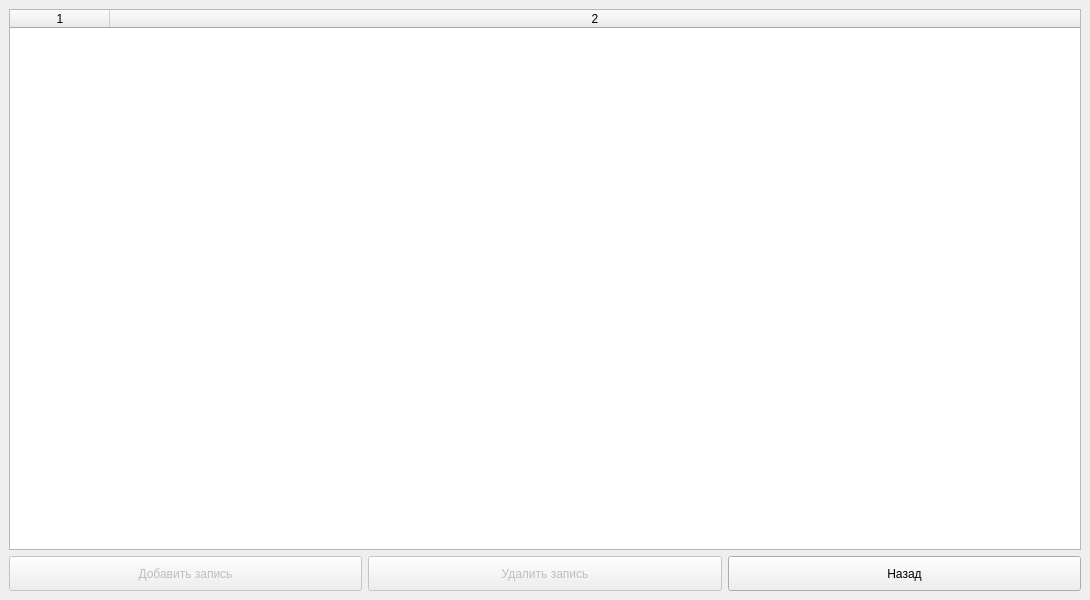
<?xml version="1.0" encoding="UTF-8"?>
<ui version="4.0">
 <class>MainWindow</class>
 <widget class="QMainWindow" name="MainWindow">
  <property name="geometry">
   <rect>
    <x>0</x>
    <y>0</y>
    <width>1090</width>
    <height>600</height>
   </rect>
  </property>
  <property name="minimumSize">
   <size>
    <width>1090</width>
    <height>600</height>
   </size>
  </property>
  <property name="maximumSize">
   <size>
    <width>1090</width>
    <height>600</height>
   </size>
  </property>
  <property name="windowTitle">
   <string notr="true">Проживающие</string>
  </property>
  <widget class="QWidget" name="centralwidget">
   <layout class="QGridLayout" name="gridLayout">
    <item row="0" column="0" colspan="3">
     <widget class="QTableWidget" name="tableWidget">
      <property name="sizePolicy">
       <sizepolicy hsizetype="Expanding" vsizetype="Expanding">
        <horstretch>0</horstretch>
        <verstretch>94</verstretch>
       </sizepolicy>
      </property>
      <property name="columnCount">
       <number>2</number>
      </property>
      <attribute name="horizontalHeaderStretchLastSection">
       <bool>true</bool>
      </attribute>
      <column/>
      <column/>
     </widget>
    </item>
    <item row="1" column="0">
     <widget class="QPushButton" name="add_button">
      <property name="enabled">
       <bool>false</bool>
      </property>
      <property name="sizePolicy">
       <sizepolicy hsizetype="Minimum" vsizetype="Preferred">
        <horstretch>0</horstretch>
        <verstretch>6</verstretch>
       </sizepolicy>
      </property>
      <property name="text">
       <string>Добавить запись</string>
      </property>
     </widget>
    </item>
    <item row="1" column="1">
     <widget class="QPushButton" name="delete_button">
      <property name="enabled">
       <bool>false</bool>
      </property>
      <property name="sizePolicy">
       <sizepolicy hsizetype="Minimum" vsizetype="Preferred">
        <horstretch>0</horstretch>
        <verstretch>6</verstretch>
       </sizepolicy>
      </property>
      <property name="text">
       <string>Удалить запись</string>
      </property>
     </widget>
    </item>
    <item row="1" column="2">
     <widget class="QPushButton" name="close_button">
      <property name="sizePolicy">
       <sizepolicy hsizetype="Minimum" vsizetype="Preferred">
        <horstretch>0</horstretch>
        <verstretch>6</verstretch>
       </sizepolicy>
      </property>
      <property name="text">
       <string>Назад</string>
      </property>
     </widget>
    </item>
   </layout>
  </widget>
 </widget>
 <resources/>
 <connections/>
</ui>
